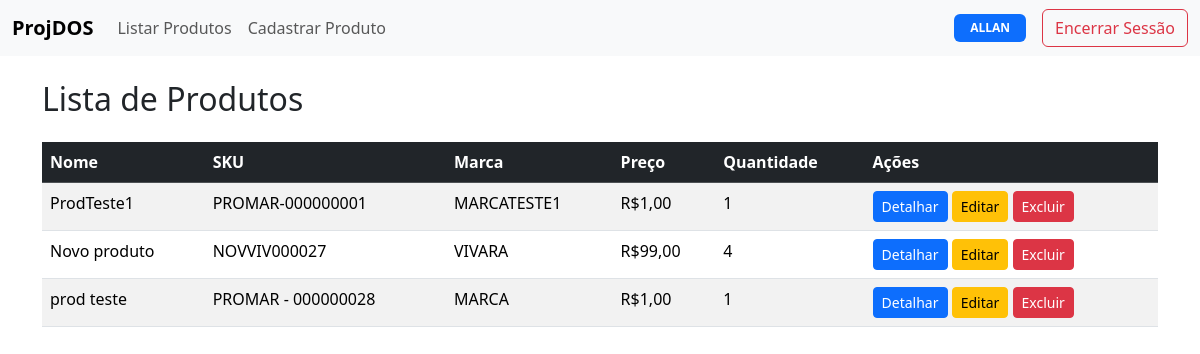
Before: /produtos/ (signed in) with the older database file.
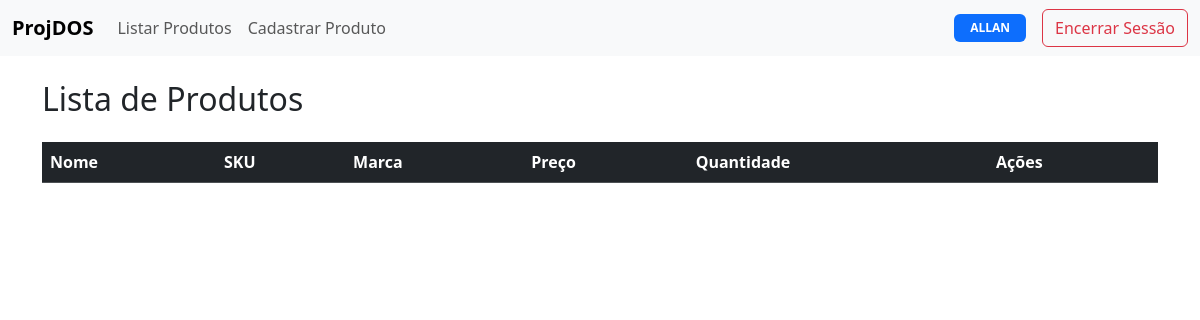
After: the same page with the newer database file.
### produto/models.py (models this page shows, shortened)
class Produto(models.Model):
    nome = models.CharField(max_length=100)
    descricao = models.TextField(blank=True)
    preco = models.DecimalField(max_digits=10, decimal_places=2)
    saldo_estoque = models.PositiveIntegerField()
    marca = models.CharField(max_length=16, null=False, blank=False)
    sku = models.CharField(max_length=16, unique=True, editable=False)

### produto/views.py (the view)
# urls.py: path('produtos/', views.listar_produtos, name='listar_produtos'),
@login_required(login_url=reverse_lazy('login'))
def listar_produtos(request):
    produtos = Produto.objects.all()
    return render(request, 'produto/listar_produtos.html', {'produtos': produtos})

### produto/templates/produto/listar_produtos.html (shortened to what this page needs)
{% extends 'base.html' %}
{% load l10n %}
{% block content %}
  <h2 class="mb-4">Lista de Produtos</h2>
  <table class="table table-hover table-striped" id="productTable">
    <thead class="table-dark">
      <tr>
        <th>Nome</th>
        <th>SKU</th>
        <th>Marca</th>
        <th>Preço</th>
        <th>Quantidade</th>
        <th>Ações</th>
      </tr>
    </thead>
    <tbody>
      {% for produto in produtos %}
        <tr>
          <td>{{ produto.nome }}</td>
          <td>{{ produto.sku }}</td>
          <td>{{ produto.marca }}</td>
          <td>R${{ produto.preco|floatformat:2|localize }}</td>
          <td>{{ produto.saldo_estoque }}</td>
          <td>
            <button class="btn btn-primary btn-sm" data-bs-toggle="modal" data-bs-target="#modal{{ produto.id }}">Detalhar</button>
            {% if perms.produto.change_produto %}
              <a href="{% url 'editar_produto' produto.id %}" class="btn btn-warning btn-sm">Editar</a>
            {% endif %}
            {% if perms.produto.delete_produto %}
              <button type="button" class="btn btn-danger btn-sm" data-bs-toggle="modal" data-bs-target="#modalExcluir{{ produto.id }}">Excluir</button>
            {% endif %}
          </td>
        </tr>
      {% endfor %}
    </tbody>
  </table>
{% endblock %}

Changed rows visible on the page:
removed Produto: nome "ProdTeste1", sku "PROMAR-000000001", marca "MARCATESTE1", preco "1,00", saldo_estoque "1"
removed Produto: nome "Novo produto", sku "NOVVIV000027", marca "VIVARA", preco "99,00", saldo_estoque "4"
removed Produto: nome "prod teste", sku "PROMAR - 000000028", marca "MARCA", preco "1,00", saldo_estoque "1"
